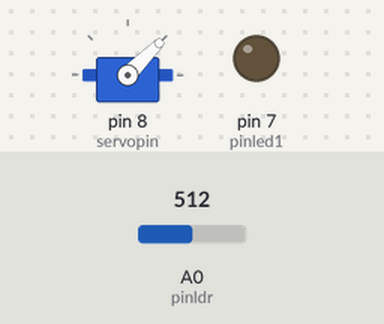
The sketch below on a simulated Arduino Uno, built with avr-gcc and run on an emulated ATmega328P. Parts: servo, output pins drawn as LEDs (lit = HIGH). Dashed ring = blinking. The inputs (shaded band) are chosen by the test bench; at power-on: A0 (pinldr) = 512.

Above: at 1.2 s.
1.3 s: A0 (pinldr) set to 10
At 2.5 s:
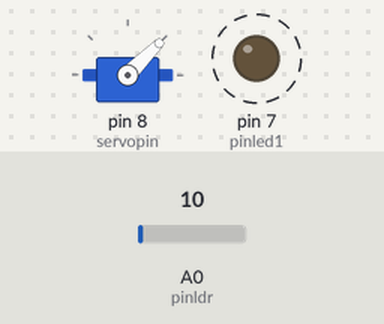
4.3 s: A0 (pinldr) set to 30
At 5.4 s:
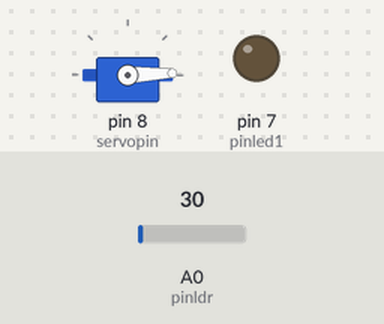
5.8 s: A0 (pinldr) set to 22
At 6.8 s:
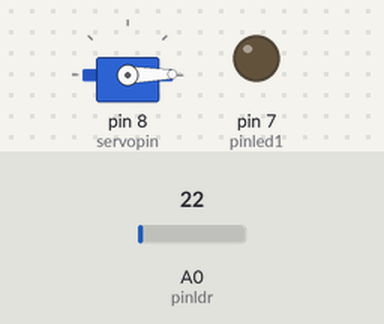
7.3 s: A0 (pinldr) set to 18
At 8.5 s:
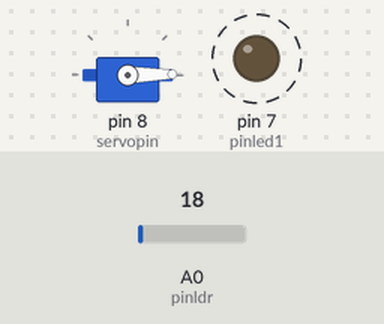
10.3 s: A0 (pinldr) set to 306
At 11.4 s:
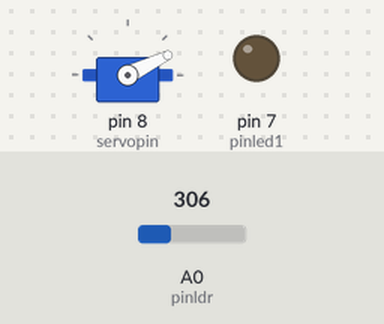
Timing chart, 0 to 12.8 s (numbered marks = the images above; inputs shaded):
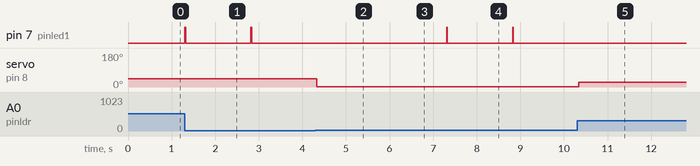

The sketch:

servo_y_ldr.ino
```cpp
#include <Servo.h>
//crea el objeo tipo servo
Servo myservo;
int pinldr=A0;//establece el pin de la LDR
int pinled1=7; //establece pin led1 7
int servopin=8;//pin conexion servo


int ldrValue; ///variable para almacena el valor del servo
int angulo=0;//numero de grados del servo
void setup() {
  // put your setup code here, to run once:
Serial.begin(9600);
pinMode(pinled1,OUTPUT);
pinMode(pinldr,INPUT);

myservo.attach(servopin);
}

void loop() {
  // put your main code here, to run repeatedly:
  int ldrstatus=analogRead(pinldr);//lee la entra analogica-pin ldr
 angulo=map(ldrstatus,0,1023,0,90);


 if(analogRead(pinldr)>20){
 myservo.write(angulo);
 delay(15);
}else{
  if(analogRead(pinldr)<20){
    digitalWrite(pinled1,HIGH);
    delay(15);
        digitalWrite(pinled1,LOW);
    delay(1500);

   }
}

}
```

Measured:
- the behaviour switches between 20 and 19 on A0 (pinldr) (found by bisection; images 3 and 4)
- after the input at 1.3 s, pin 7 (pinled1): alternates HIGH for 0.02 s and LOW for 1.5 s, starting at once
- after the input at 4.3 s, pin 7 (pinled1): stays LOW (without the input it goes to HIGH after 0.04 s); servo on pin 8 (servopin): 45° → 2° at once
- after the input at 5.8 s, servo on pin 8 (servopin): 2° → 1° at once
- after the input at 7.3 s, pin 7 (pinled1): alternates HIGH for 0.02 s and LOW for 1.5 s, starting at once
- after the input at 10.3 s, pin 7 (pinled1): stops changing and stays LOW; servo on pin 8 (servopin): 1° → 26° at once
